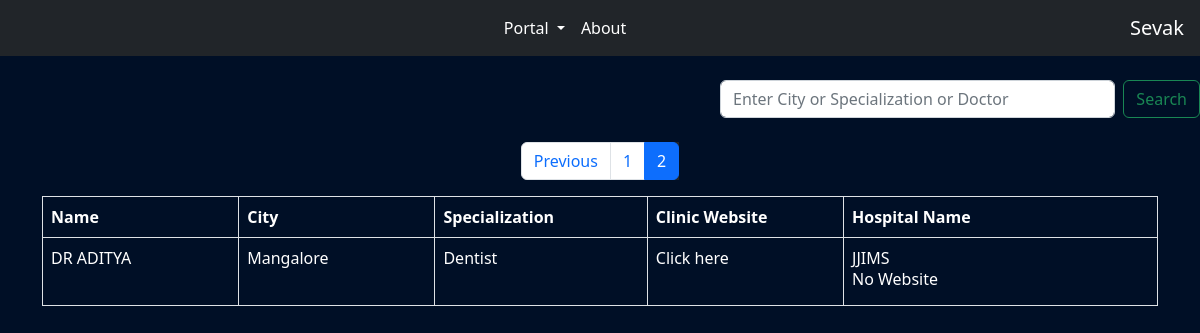
Page /patients/?page=2 on the committed database.
### hck/models.py (models this page shows, shortened)
class Doctor(models.Model):
       SOME_CHOICES = (
  ("SELECT","SELECT"),
    ( "Gastroenterology","Gastroenterology(Discomfort in stomach,Digestive Disorders)"),
    ("Cardiography","Cardiography(Chest Pain)"),
    ("Radiology","Radiology(X-Ray)"),
    ("Orthopedics","Orthopedics(Injury,Fracture)"),
    ("Ophtalmology","Ophtalmology(Problem in Eyes)"),
    ("Psychiatry","Psychiatry(Depression,Mental Health)"),
    ("Dermatology","Dermatology(Skin Problem)"),
    ("Otolaryngologist","Otolaryngologist(Ear,Nose or Throat Issues)"),
    ("Nephrology","Nephrology(Kidney Disease)"),
    ("Dentist","Dentist(ToothCheck)"),
)
       hospital = models.ForeignKey(Hospital,on_delete=models.CASCADE)
       specialization=models.CharField(max_length=200,choices=SOME_CHOICES,default="--")
       name=models.CharField(max_length=100)
       clinic_website=models.URLField(null=True,blank=False)
       @property
       def city(self):
         return self.hospital.city

class Hospital(models.Model):
    user=models.ForeignKey(User,on_delete=models.CASCADE)
    date_established = models.DateField(null=True,blank=False)
    city = models.CharField(max_length=100,null=True,blank=False)
    pincode = models.CharField(max_length=6,null=True,blank=False)
    address=models.CharField(max_length=200,null=True,blank=False)
    website=models.URLField(null=True,blank=False)
    email=models.EmailField(null=True,blank=False)

### hck/views.py (the view)
# urls.py: path('patients/',patients,name='patients'),
def patients(request):
    if 'q' in request.GET:
        q = request.GET['q']
        table = Doctor.objects.filter(Q(name__icontains=q) | Q(specialization__icontains=q) | Q(hospital__city__icontains=q) )
    else:
        table = Doctor.objects.all()
    paginator = Paginator(table, 5)
    page_number = request.GET.get('page')
    page_obj = paginator.get_page(page_number)
    if request.method=="POST":
     form=PatientForm(request.POST)
     if form.is_valid():
        city=request.POST['city']
        symptoms=request.POST['symptoms']
        form.save(commit=False)
        user_data = Patient.objects.create(city=city,symptoms=symptoms)
        user_data.save()
        return render(request, 'hck/patient/patients.html',{"table":table,"page_obj":page_obj})
    else:
         form=PatientForm()
    return render(request,'hck/patient/patients.html',{"form":form,"table":table,"page_obj":page_obj})

### hck/forms.py
class PatientForm(forms.ModelForm):
    class Meta:
        model=Patient
        fields=["city","symptoms"]

### hck/templates/hck/patient/patients.html (shortened to what this page needs)
{% extends 'hck/hospital/hospitals.html' %}
{% block content %}
{% load crispy_forms_tags %}
<nav class="navbar navbar-dark navbar-expand-lg bg-dark">
  <div class="collapse navbar-collapse justify-content-left" id="navbarTogglerDemo03">
    <ul class="navbar-nav mx-auto">
      <li class="nav-item dropdown">
        <a class="nav-link dropdown-toggle active" href="#" role="button" data-bs-toggle="dropdown" aria-expanded="false">
          Portal
        </a>
      </li>
      <li class="nav-item">
        <a class="nav-link active" href="/about">About</a>
      </li>
    </ul>
    <a class="navbar-brand" href="/" style="font:verdana">Sevak</a>
  </div>
</nav>
<form class="d-flex"  role="search">
  <input class="form-control me-2" type="search" name='q' placeholder="Enter City or Specialization or Doctor" aria-label="Search">
  <button class="btn btn-outline-success" type="submit" >Search</button>
</form>
  <div class="container-sm" >
    <br>
<div class="pagination justify-content-center ">
  <ul class="pagination ">
    {% if page_obj.has_previous %}
    <li class="page-item">
      <a class="page-link" href="?page={{ page_obj.previous_page_number }}" tabindex="-1">Previous</a>
    </li>
    {% endif %}
    {% for num in page_obj.paginator.page_range %}
    {% if page_obj.number == num %}
    <li class="page-item active bg-dark">
      <a class="page-link" href="?page={{ num }}">{{ num }}</a>
    </li>
    {% else %}
    <li class="page-item">
      <a class="page-link" href="?page={{ num }}">{{ num }}</a>
    </li>
    {% endif %}
    {% endfor %}
  </ul>
</div>
      <div class="table-responsive">
        <table class="table table-bordered table-fixed">
          <thead>
            <tr>
                <th style="width:10%;color:white">Name</th>
            <th style="width:10%;color:white">City</th>
            <th style="width:10%;color:white">Specialization</th>
            <th style="width:10%;color:white">Clinic Website</th>
            <th style="width:16%;color:white">Hospital Name</th>
            </tr>
          </thead>
          {% for task in page_obj %}
          <tbody>
              <tr>
                <td style="width:10%; color:white;">{{task.name}}</td>
                <td style="width:10%; color:white;">{{task.city}}</td>
                <td style="width:10%;color:white;">{{task.specialization}}</td>
                <td style="width:10%;">
                  {% if task.clinic_website is None %}
                <h6>No Website</h6> {% else %}
                  <a href='{{task.clinic_website}}' style="color:white;text-decoration:none">Click here</a></td>
                <td style="width:16%;color:white;">{{task.hospital.user|upper}}
                  {% endif %}
                  {% if task.website is None %}
                <h6>No Website</h6>
                {% else %}
                <a href='{{task.website}}' style="color:white;text-decoration:none">CLICK HERE</a></td>
                  {% endif %}
              </tr>
          </tbody>
          {% empty %}
          <h6>No items in list</h6>
      </table>
  </div>
          {% endfor %}
</div>
</div>
{% endblock content %}

### hck/templates/hck/hospital/hospitals.html (style rules this page uses)
body { background-color: #000f26; }
.form-control:not(:placeholder-shown) { border-color: #80bdff; box-shadow: 0 0 0 0.2rem rgba(0, 123, 255, 0.25); }

### hck/templates/hck/patient/patients.html (style rules this page uses)
.d-flex { display: flex; width: 100%; padding-top: 2%; }
.d-flex .form-control { margin-left: 60%; }

### rows in the picture
Doctor: name "DR ADITYA", city "Mangalore", specialization "Dentist", hospital.user "JJIMS"

### other values in the picture
{{ num }} "1"
{{ num }} "2"
